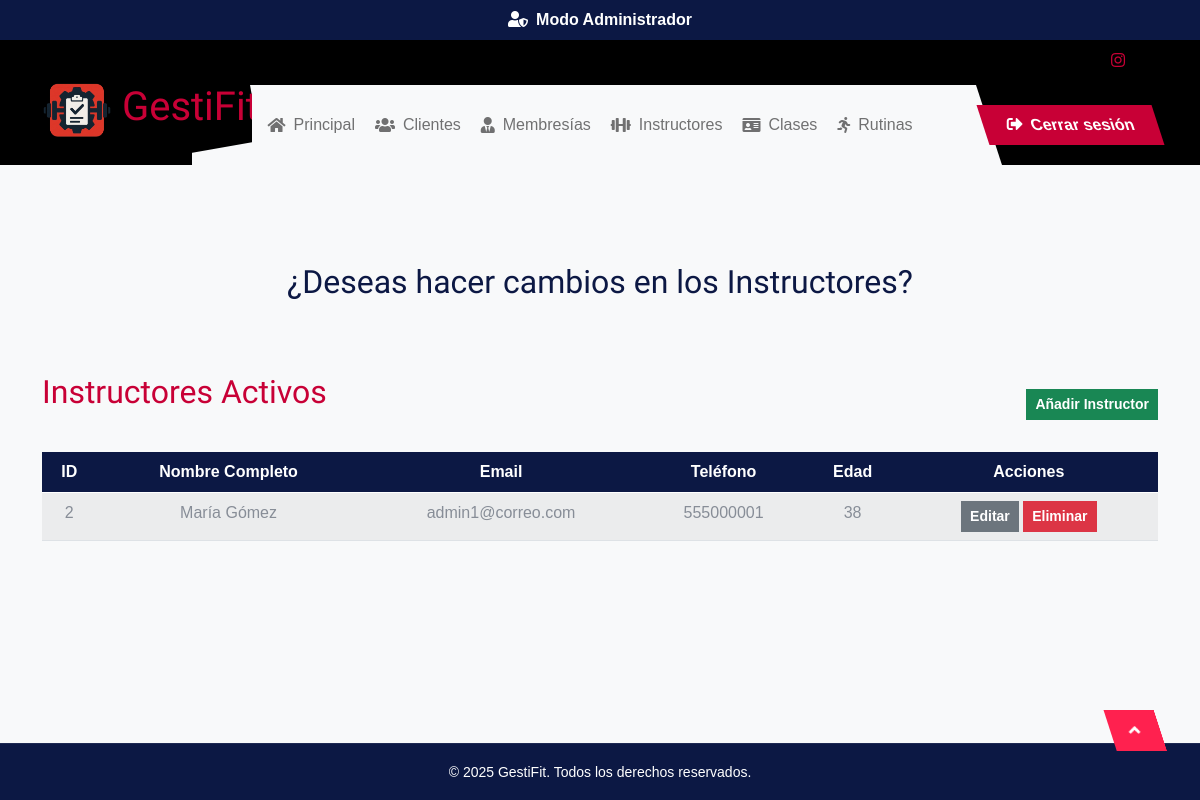
The page /public/admin/adminInstructores.php (signed in) on the database its author committed.
### tables this page shows
CREATE TABLE `usuario` (
  `idUsuario` int(11) NOT NULL,
  `nombre` varchar(50) NOT NULL,
  `apellidoPaterno` varchar(50) NOT NULL,
  `apellidoMaterno` varchar(50) DEFAULT NULL,
  `edad` int(11) DEFAULT NULL,
  `tipo` enum('administrador','cliente','instructor') NOT NULL,
  `turno` enum('Matutino','Vespertino','Nocturno') DEFAULT NULL,
  `usuario` varchar(50) NOT NULL,
  `contrasena` varchar(255) DEFAULT NULL,
  `direccion` text DEFAULT NULL,
  `email` varchar(100) DEFAULT NULL,
  `telefono` varchar(20) DEFAULT NULL,
  `fechaRegistro` datetime DEFAULT current_timestamp()
);

### public/admin/adminInstructores.php (the view, shortened to what this page needs)
<?php
require_once __DIR__ . '/../../src/conexion.php';
$userId = $_SESSION['idUsuario'];
$query = "SELECT * FROM usuario WHERE idUsuario = ?";
$stmt = mysqli_prepare($conexion, $query);
mysqli_stmt_bind_param($stmt, "i", $userId);
mysqli_stmt_execute($stmt);
$result = mysqli_stmt_get_result($stmt);
$user = mysqli_fetch_assoc($result);
$queryInstructores = "SELECT
  idUsuario AS idInstructor,
  CONCAT(nombre, ' ', apellidoPaterno, IFNULL(CONCAT(' ', apellidoMaterno), '')) AS nombreCompleto,
  edad
FROM usuario
WHERE tipo = 'instructor'";
$resultInstructores = mysqli_query($conexion, $queryInstructores);
$instructores = mysqli_fetch_all($resultInstructores, MYSQLI_ASSOC);
?>
<!DOCTYPE html>
<html lang="es">
<head>
    <link rel="stylesheet" href="https://use.fontawesome.com/releases/v5.15.4/css/all.css" />
    <link href="https://cdn.jsdelivr.net/npm/bootstrap-icons@1.4.1/font/bootstrap-icons.css" rel="stylesheet" />
    <link rel="stylesheet" href="/GestiFit/lib/animate/animate.min.css" />
    <link href="/GestiFit/lib/owlcarousel/assets/owl.carousel.min.css" rel="stylesheet" />
    <link href="/GestiFit/public/css/bootstrap.min.css" rel="stylesheet" />
    <link href="/GestiFit/public/css/stylesAdmin.css" rel="stylesheet" />
    <link href="/GestiFit/public/css/style.css" rel="stylesheet" />
</head>
<body>
<div class="text-white bg-dark text-center py-2 fw-bold">
  <i class="fas fa-user-shield me-2"></i>Modo Administrador
</div>
<nav class="container-fluid header-top">
  <div class="container d-flex align-items-center">
    <div class="d-flex align-items-center h-100">
      <a href="#" class="navbar-brand" style="height: 125px;">
        <h1 class="text-primary mb-0">
          <img src="/GestiFit/public/img/logo_gestifit_cuadrado-nofondo.png" class="img-fluid" width="70" height="70">
          GestiFit
        </h1>
      </a>
    </div>
    <div class="w-100 h-100">
      <div class="topbar px-0 py-2 d-none d-lg-block" style="height: 45px;">
        <div class="row gx-0 align-items-center">
          <div class="col-lg-4 text-center text-lg-end">
            <div class="d-flex justify-content-end">
              <div class="d-flex pe-3">
                <a class="btn p-0 text-primary me-3"
                  href="https://www.instagram.com/elmanicomiogym?igsh=MXB3eHBkdjFjYXJleQ==">
                  <i class="fab fa-instagram"></i>
                </a>
              </div>
            </div>
          </div>
        </div>
      </div>
      <div class="nav-bar px-0 py-lg-0" style="height: 80px;">
        <nav class="navbar navbar-expand-lg navbar-light d-flex justify-content-lg-end">
          <div class="collapse navbar-collapse" id="navbarCollapse">
            <div class="navbar-nav mx-0 mx-lg-auto">
              <a href="/GestiFit/public/admin/admin.php" class="nav-item nav-link active">
                <i class="fa fa-home me-2"></i>Principal
              </a>
              <a href="/GestiFit/public/admin/adminClientes.php" class="nav-item nav-link">
                <i class="fa fa-users me-2"></i>Clientes
              </a>
              <a href="/GestiFit/public/admin/adminMembresias.php" class="nav-item nav-link">
                <i class="fa fa-user-tie me-2"></i>Membresías
              </a>
              <a href="/GestiFit/public/admin/adminInstructores.php" class="nav-item nav-link">
                <i class="fa fa-dumbbell me-2"></i>Instructores
              </a>
              <a href="/GestiFit/public/admin/adminClases.php" class="nav-item nav-link">
                <i class="fa fa-id-card me-2"></i>Clases
              </a>
              <a href="/GestiFit/public/admin/adminRutinas.php" class="nav-item nav-link">
                <i class="fas fa-running me-2"></i>Rutinas
              </a>
              <div class="nav-btn ps-3">
                <a href="/GestiFit/src/cerrar_sesion.php"
                   class="btn btn-primary py-2 px-4 ms-0 ms-lg-3"
                   onclick="return confirm('¿Seguro que deseas cerrar sesión?')">
                  <i class="fas fa-sign-out-alt me-2"></i>Cerrar sesión
                </a>
              </div>
            </div>
          </div>
        </nav>
      </div>
    </div>
  </div>
</nav>
    <div class="align-items-center" style="margin-top: 50px;">
        <h2 class="mb-4 text-center mt-5">¿Deseas hacer cambios en los Instructores?</h2>
    </div>
    <div class="container-fluid mt-5">
        <div class="container">
            <div class="d-flex justify-content-between align-items-center mb-3">
                <h2 class="text-primary mb-4">Instructores Activos</h2>
                <button class="btn btn-success btn-sm" data-bs-toggle="modal" data-bs-target="#agregarInstructorModal">Añadir Instructor</button>
            </div>
            <div class="table-responsive">
                <table class="table table-striped">
                    <thead class="table-dark">
                        <tr>
                            <th>ID</th>
                            <th>Nombre Completo</th>
                            <th>Email</th>
                            <th>Teléfono</th>
                            <th>Edad</th>
                            <th>Acciones</th>
                        </tr>
                    </thead>
                    <tbody>
                        <?php foreach ($instructores as $i): ?>
                            <tr>
                                <td><?= htmlspecialchars($i['idInstructor']) ?></td>
                                <td><?= htmlspecialchars($i['nombreCompleto']) ?></td>
                                <td><?= htmlspecialchars($user['email'] ?? '') ?></td>
                                <td><?= htmlspecialchars($user['telefono'] ?? '') ?></td>
                                <td><?= htmlspecialchars($i['edad']) ?></td>
                                <td>
                                    <button class="btn btn-sm btn-secondary btnEditarInstructor"
                                        data-id="<?= $i['idInstructor'] ?>"
                                        data-nombre="<?= htmlspecialchars(explode(' ', $i['nombreCompleto'])[0]) ?>"
                                        data-apellidop="<?= htmlspecialchars(explode(' ', $i['nombreCompleto'])[1] ?? '') ?>"
                                        data-apellidom="<?= htmlspecialchars(explode(' ', $i['nombreCompleto'])[2] ?? '') ?>"
                                        data-edad="<?= htmlspecialchars($i['edad']) ?>"
                                        data-bs-toggle="modal" data-bs-target="#modalEditarInstructor">Editar</button>
                                    <form action="/GestiFit/src/php/eliminarInstructor.php" method="POST" class="d-inline" onsubmit="return confirm('¿Seguro que quieres eliminar este instructor?');">
                                        <button type="submit" class="btn btn-sm btn-danger">Eliminar</button>
                                    </form>
                                </td>
                            </tr>
                        <?php endforeach; ?>
                    </tbody>
                </table>
            </div>
        </div>
    </div>
    <div class="copyright py-3 text-center text-white bg-dark mt-auto">
        <div class="container">
            <small>&copy; 2025 GestiFit. Todos los derechos reservados.</small>
        </div>
    </div>
    <div class="back-to-top">
        <a href="#"><i class="fa fa-angle-up"></i></a>
    </div>
</body>
</html>

### public/css/stylesAdmin.css (style rules this page uses)
:root { --bs-primary: #ff214f; --bs-dark: #000000; --bs-white: #ffffff; --bs-gray-light: #f8f9fa; --bs-gray-dark: #343a40; }
* { margin: 0; padding: 0; box-sizing: border-box; font-family: 'Poppins', sans-serif; }
body { display: flex; flex-direction: column; min-height: 100vh; background: var(--bs-gray-light); color: var(--bs-dark); text-align: center; }

### public/css/style.css (style rules this page uses)
.back-to-top a { display: flex; justify-content: center; align-items: center; position: fixed; bottom: 50px; right: 40px; width: 50px; height: 40px; margin: 0px; font-size: 18px; background: var(--bs-primary); color: var(--bs-white); transition: 0.5s; z-index: 999; transform: skew(18deg); }
.back-to-top a i { transform: skew(-18deg); }
.btn { font-weight: 600; transition: .5s; }
.btn.btn-primary { color: var(--bs-white); border: none; transform: skew(18deg); transition: 0.5s; }
.btn.btn-primary span, .btn.btn-primary i { display: inline-block; transform: skew(-18deg); }
.header-top { height: 100%; position: relative; }
.header-top::after { content: ""; position: absolute; overflow: hidden; width: 16%; height: 100%; top: 0; left: 0; background: var(--bs-dark); z-index: 1; }
@media (min-width: 992px) { .header-top::before { content: ""; position: absolute; overflow: hidden; width: 100%; height: 45px; top: 0; right: 0; background: var(--bs-dark); z-index: -1; } }
.navbar-brand { position: relative; overflow: hidden; padding: 40px 50px 40px 0; }
.navbar-brand::before { content: ""; position: absolute; overflow: hidden; width: 95%; height: 95%; top: 0; right: 0; background: var(--bs-dark); transform: rotate(-10deg); z-index: -1; }
.header-top .navbar-brand { position: relative; z-index: 99; }
.nav-bar .navbar { z-index: 9; }
.navbar .navbar-nav .nav-item { display: flex; align-items: center; padding: 0; margin-right: 20px; }
@media (min-width: 992px) { .navbar { padding: 20px 0; } }
@media (min-width: 992px) { .navbar .navbar-nav .nav-btn { display: inline-flex; margin-left: auto; background: transparent; } }
@media (min-width: 992px) { .navbar .navbar-nav { width: 100%; display: flex; justify-content: center; align-items: center; background: var(--bs-light); border-radius: 10px; } }
@media (min-width: 992px) { .navbar-nav { background: transparent !important; } }
.copyright { border-top: 1px solid rgba(255, 255, 255, 0.08); background: var(--bs-dark); }

### rows shown on the page
usuario: idUsuario "2", nombreCompleto "María Gómez", edad "38"
usuario: email "admin1@correo.com", telefono "555000001"
